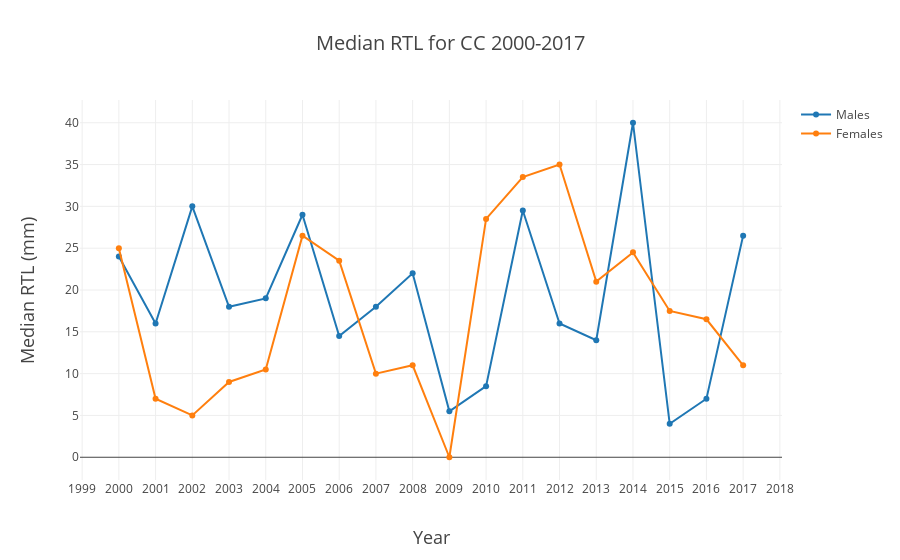

Notebook cell for this chart:
### Markdown cell above
##### Histogram of rtl

### Code cell
femaleAut = go.Scatter(x=RTLbyYear.loc[(RTLbyYear.sex=='f')]['year'], 
                   y = RTLbyYear.loc[(RTLbyYear.sex=='f')]['50%']
                      ,name='Females')
maleAut = go.Scatter(x=RTLbyYear.loc[(RTLbyYear.sex=='m')]['year'], 
              y = RTLbyYear.loc[(RTLbyYear.sex=='m')]['50%']
                    ,name='Males')

data = [maleAut,femaleAut]
layout = go.Layout(
    title = 'Median RTL for CC 2000-2017',
    titlefont = dict(
        size = 20),
    xaxis = dict(
        dtick = 1,
        title = 'Year',
        titlefont = dict(
            size = 18)),
    yaxis = dict(
        title = 'Median RTL (mm)',
        titlefont = dict(
            size = 18)))

fig = go.Figure(
        data = data,
        layout = layout)
iplot(fig, filename = 'Median RTL Sceloporus jarrovii in CC 2000-2017.html')
plot(fig, filename = 'Median RTL Sceloporus jarrovii in CC 2000-2017.html')

### Figure 1 — Plotly figure (JSON) as saved in the notebook; plotly's stock layout.template omitted (floating-point values rounded to 4 significant figures)
{"data": [{"name": "Males", "type": "scatter", "uid": "1b2f34b4-d7a1-46ec-8a4a-70f2c417165f", "x": [2000, 2001, 2002, 2003, 2004, 2005, 2006, 2007, 2008, 2009, 2010, 2011, 2012, 2013, 2014, 2015, 2016, 2017], "y": [24, 16, 30, 18, 19, 29, 14.5, 18, 22, 5.5, 8.5, 29.5, 16, 14, 40, 4, 7, 26.5]}, {"name": "Females", "type": "scatter", "uid": "235ddb09-2637-4278-a85d-916d2db45899", "x": [2000, 2001, 2002, 2003, 2004, 2005, 2006, 2007, 2008, 2009, 2010, 2011, 2012, 2013, 2014, 2015, 2016, 2017], "y": [25, 7, 5, 9, 10.5, 26.5, 23.5, 10, 11, 0, 28.5, 33.5, 35, 21, 24.5, 17.5, 16.5, 11]}], "layout": {"title": {"font": {"size": 20}, "text": "Median RTL for CC 2000-2017"}, "xaxis": {"dtick": 1, "title": {"font": {"size": 18}, "text": "Year"}}, "yaxis": {"title": {"font": {"size": 18}, "text": "Median RTL (mm)"}}}}
